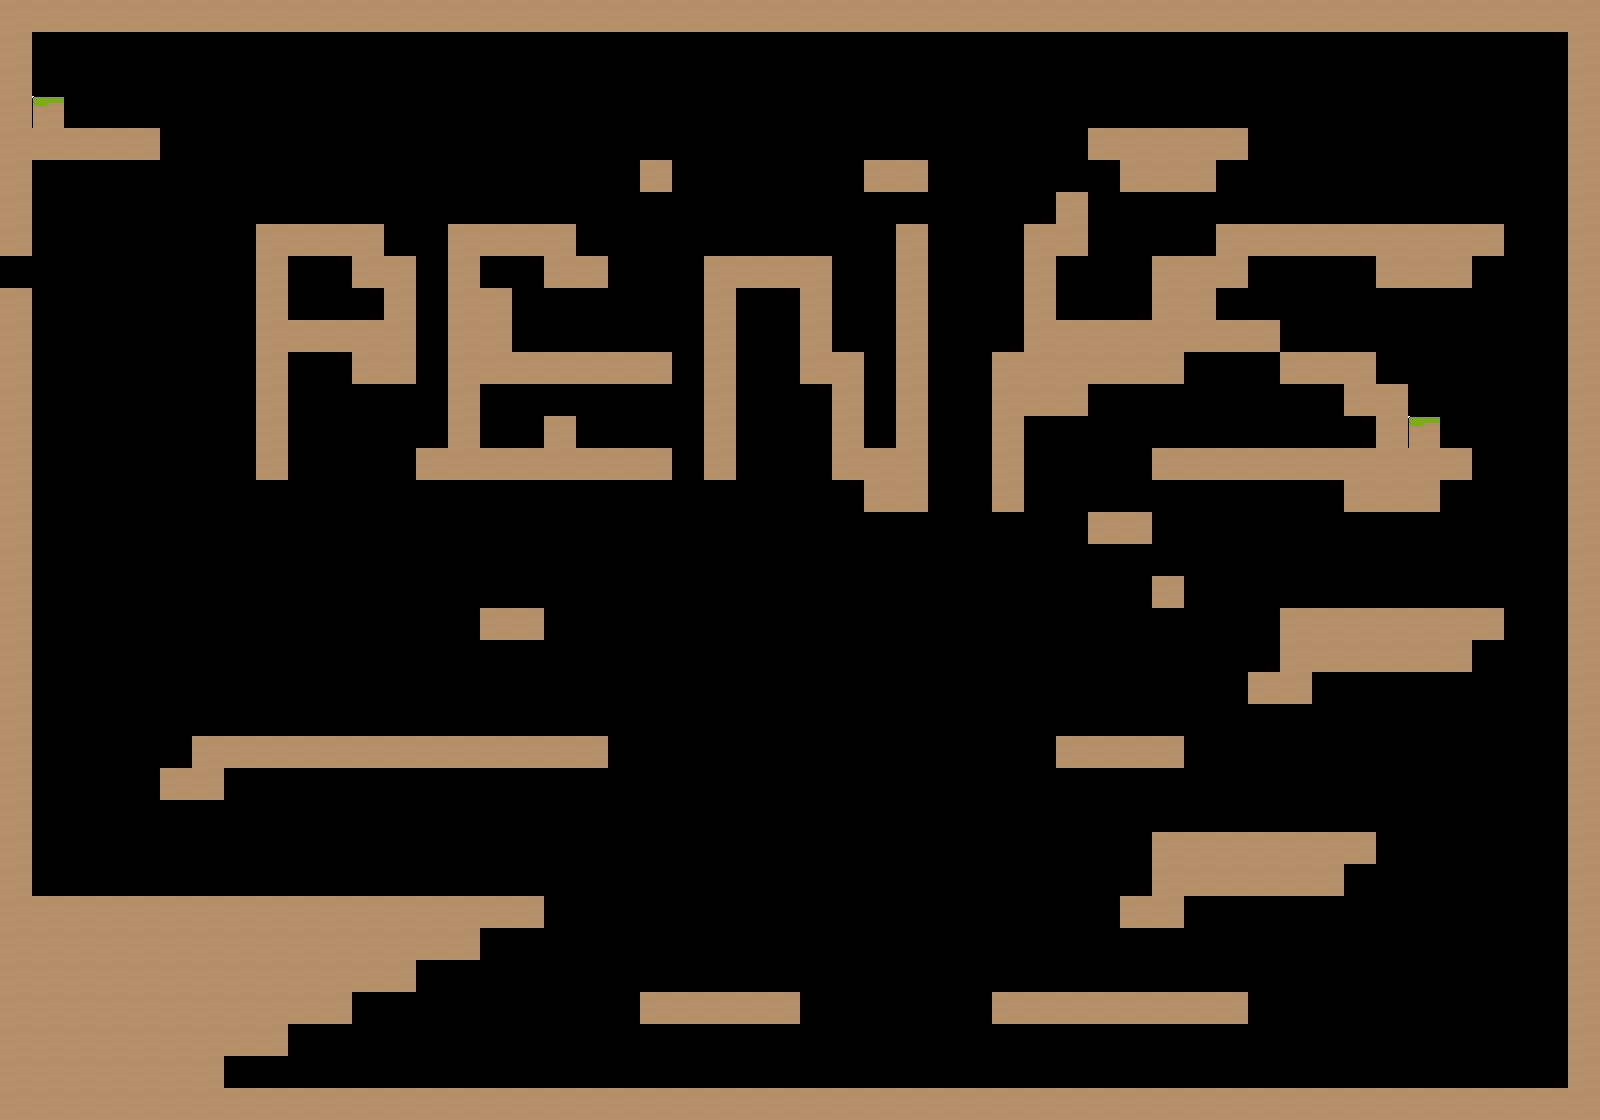

A 2D game scene composited from a Tiled map and its tileset images. What follows is a short description and the map's XML, with each tile layer's data collapsed to a summary:
An orthogonal 50x35 tile map with 32x32 px tiles, 1 tile layer (Walls).

<map version="1.0" orientation="orthogonal" width="50" height="35" tilewidth="32" tileheight="32">
 <tileset firstgid="1" name="tiles" tilewidth="32" tileheight="32">
  <image source="maptiles.png" trans="ffffff" width="64" height="32" />
 </tileset>
 <layer name="Walls" width="50" height="35">
  <data>[1750 cells, 453 non-empty, 2 distinct tile ids]</data>
 </layer>
</map>